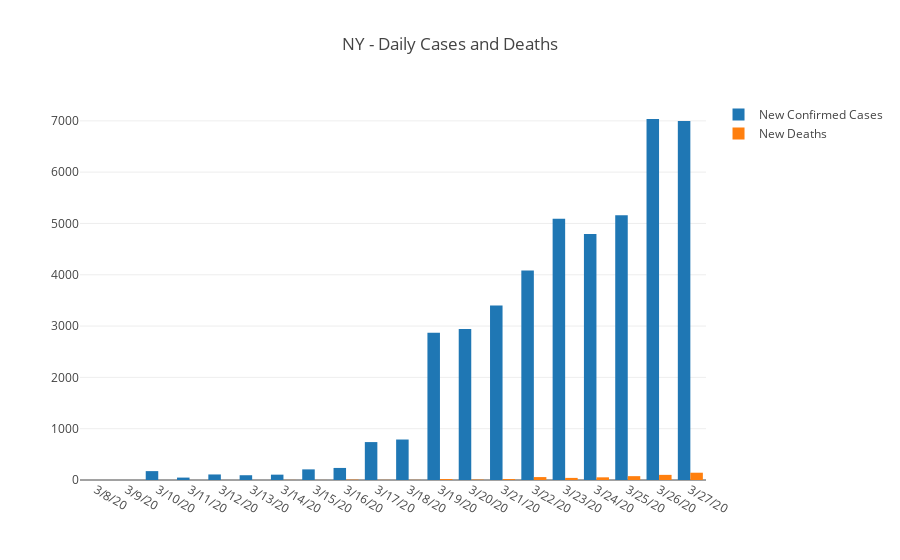

Notebook cell for this chart:
### Code cell
dfNYConfirmed = dfConfirmedUSStates[dfConfirmedUSStates['Province/State'] == 'New York']
dfNYDeaths =  dfDeathsUSStates[dfDeathsUSStates['Province/State'] == 'New York']
dfNYConfirmedDailyNew = dfNYConfirmed[dfNYConfirmed.columns[50:]].diff(axis=1)
dfNYDeathsDailyNew = dfNYDeaths[dfNYDeaths.columns[50:]].diff(axis=1)

trace1 = go.Bar(
    x = dfNYConfirmedDailyNew.columns,
    y = dfNYConfirmedDailyNew.iloc[0], name = 'New Confirmed Cases')

trace2 = go.Bar(
    x = dfNYDeathsDailyNew.columns,
    y = dfNYDeathsDailyNew.iloc[0], name = 'New Deaths')

data = [trace1, trace2]
layout = dict(title = 'NY - Daily Cases and Deaths')

py.iplot(dict(data=data, layout=layout))

### Figure 1 — Plotly figure (JSON) as saved in the notebook; plotly's stock layout.template omitted (floating-point values rounded to 4 significant figures)
{"data": [{"name": "New Confirmed Cases", "type": "bar", "x": ["3/8/20", "3/9/20", "3/10/20", "3/11/20", "3/12/20", "3/13/20", "3/14/20", "3/15/20", "3/16/20", "3/17/20", "3/18/20", "3/19/20", "3/20/20", "3/21/20", "3/22/20", "3/23/20", "3/24/20", "3/25/20", "3/26/20", "3/27/20"], "y": [null, 0, 173, 47, 108, 93, 104, 207, 235, 739, 789, 2870, 2945, 3400, 4083, 5091, 4797, 5160, 7036, 6999]}, {"name": "New Deaths", "type": "bar", "x": ["3/8/20", "3/9/20", "3/10/20", "3/11/20", "3/12/20", "3/13/20", "3/14/20", "3/15/20", "3/16/20", "3/17/20", "3/18/20", "3/19/20", "3/20/20", "3/21/20", "3/22/20", "3/23/20", "3/24/20", "3/25/20", "3/26/20", "3/27/20"], "y": [null, 0, 0, 0, 0, 0, 2, 1, 7, 3, 3, 18, 8, 18, 57, 41, 52, 75, 100, 142]}], "layout": {"title": "NY - Daily Cases and Deaths"}}
